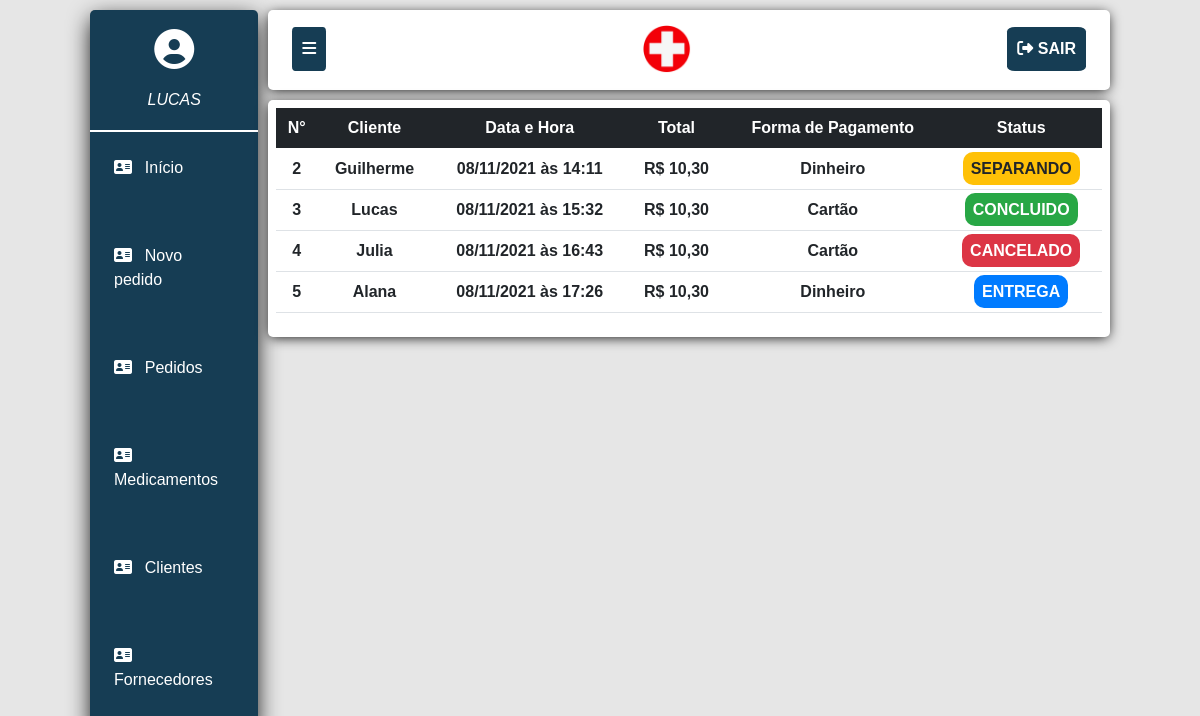
Screenshot of /pedidos-list.php (signed in) with the database file from the repository.
### tables this page shows
CREATE TABLE `pedidos` (
  `idPedido` int(11) NOT NULL,
  `idCliente` int(11) NOT NULL,
  `dataAtual` int(11) NOT NULL,
  `total` varchar(11) NOT NULL,
  `formaDePagamento` varchar(11) NOT NULL,
  `troco` varchar(11) NOT NULL,
  `status` varchar(11) NOT NULL
);

CREATE TABLE `cliente` (
  `idCliente` int(11) NOT NULL,
  `nome` varchar(100) NOT NULL,
  `endereco` varchar(200) NOT NULL,
  `complemento` varchar(200) NOT NULL,
  `email` varchar(255) NOT NULL,
  `telefone` varchar(13) NOT NULL,
  `cpf` varchar(20) NOT NULL,
  `dataRegistro` varchar(10) NOT NULL
);

### pedidos-list.php (the view, shortened to what this page needs)
<?php include('includes/dashboard.php'); ?>
<link rel="stylesheet" type="text/css" href="https://cdn.datatables.net/1.10.25/css/jquery.dataTables.min.css">
<section class="conteudoPedidos">
	<table class="table display" id="tabelaClientes" style="width: 100%;">
	  <thead class="table-dark">
	      <tr>
		      <th scope="col" class="text-center">N°</th>
		      <th scope="col" class="text-center">Cliente</th>
		      <th scope="col" class="text-center">Data e Hora</th>
		      <th scope="col" class="text-center">Total</th>
		      <th scope="col" class="text-center">Forma de Pagamento</th>
		      <th scope="col" class="text-center">Status</th>
	    </tr>
	  </thead>
	  <tbody>
	 		<?php
				$queryPedido = mysqli_query($conexao, "SELECT * FROM pedidos ORDER BY idPedido");
				while ($resultPedido = mysqli_fetch_array($queryPedido)){
					$queryNomeCliente = mysqli_query($conexao, "SELECT nome FROM cliente WHERE idCliente = '".$resultPedido['idCliente']."'");
					$resultNomeCliente = mysqli_fetch_array($queryNomeCliente);
					$dataAtual = $resultPedido['dataAtual'];
					$total = $resultPedido['total'];
					$total = number_format($total, 2, ',', ' ');
	  		?>
			  	<tr>
					<th class="text-center"><?= $resultPedido['idPedido'] ?></th>
					<th class="text-center"><?= $resultNomeCliente['nome'] ?></th>
					<th class="text-center"><?= date('d/m/Y \à\s H:i', $dataAtual) ?></th>
					<th class="text-center">R$ <?= $total ?></th>
					<th class="text-center"><?= $resultPedido['formaDePagamento'] ?></th>
					<th class="text-center">
						<span class="status-<?= $resultPedido['status'] ?>"><?= $resultPedido['status'] ?></span>
					</th>
				</tr>
			<?php } ?>
	  </tbody>
	</table>
</section>
<?php include('includes/footer.php'); ?>

### css/estilo.css (style rules this page uses)
* { box-sizing: border-box; margin: 0; padding: 0; }
body { margin: 0 7.5% !important; font-family: 'Raleway', sans-serif; background-color: rgb(230,230,230); }

### pedidos-list.php (style rules this page uses)
.conteudoPedidos { padding: 0.5rem; }
.status-separando { padding: 0.5rem; background-color: #ffc107; border-radius: 10px; text-transform: uppercase; }
.status-concluido { padding: 0.5rem; background-color: #28a745; border-radius: 10px; color: #fff; text-transform: uppercase; }
.status-cancelado { padding: 0.5rem; background-color: #dc3545; border-radius: 10px; color: #fff; text-transform: uppercase; }
.status-entrega { padding: 0.5rem; background-color: #007bff; border-radius: 10px; color: #fff; text-transform: uppercase; }

### rows the page displays
pedidos: idPedido "2", idCliente.nome "Guilherme", dataAtual "08/11/2021 às 14:11", total "10,30", formaDePagamento "Dinheiro", status "SEPARANDO"
pedidos: idPedido "3", idCliente.nome "Lucas", dataAtual "08/11/2021 às 15:32", total "10,30", formaDePagamento "Cartão", status "CONCLUIDO"
pedidos: idPedido "4", idCliente.nome "Julia", dataAtual "08/11/2021 às 16:43", total "10,30", formaDePagamento "Cartão", status "CANCELADO"
pedidos: idPedido "5", idCliente.nome "Alana", dataAtual "08/11/2021 às 17:26", total "10,30", formaDePagamento "Dinheiro", status "ENTREGA"

### other values shown
$_SESSION['usuario'] "LUCAS"
